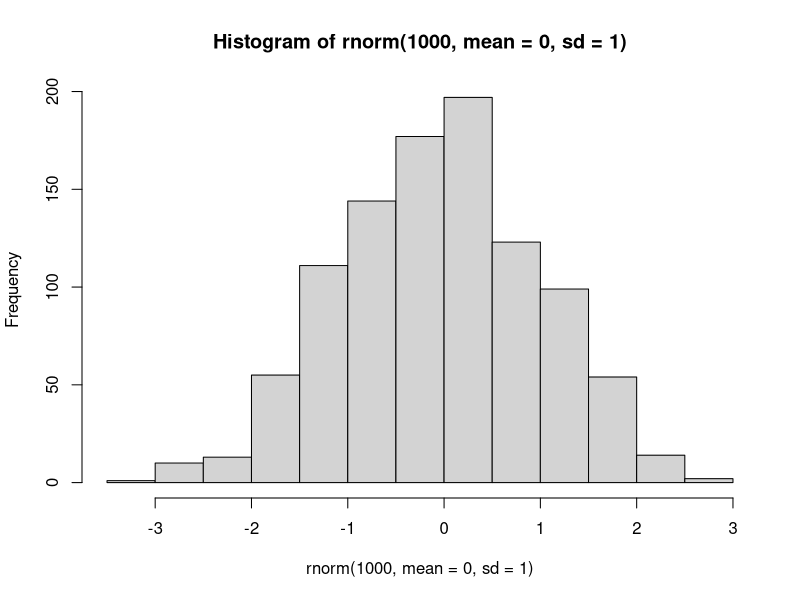
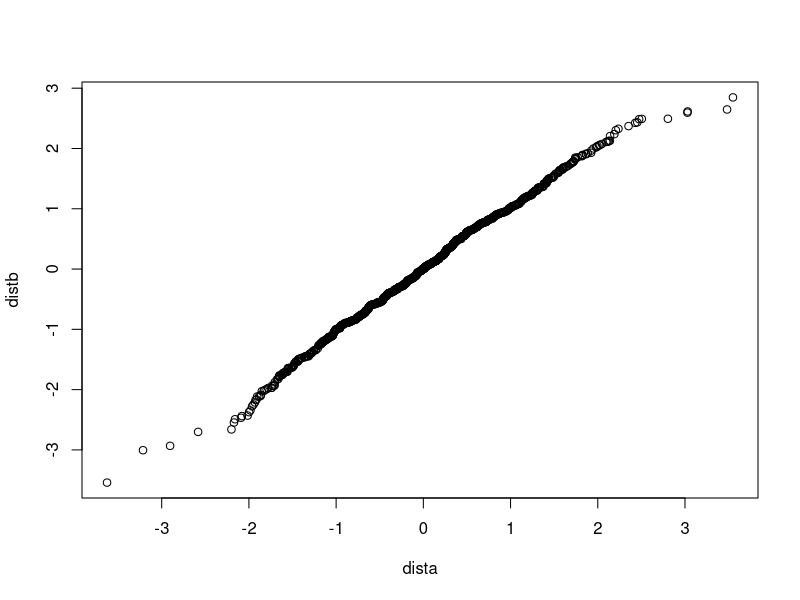
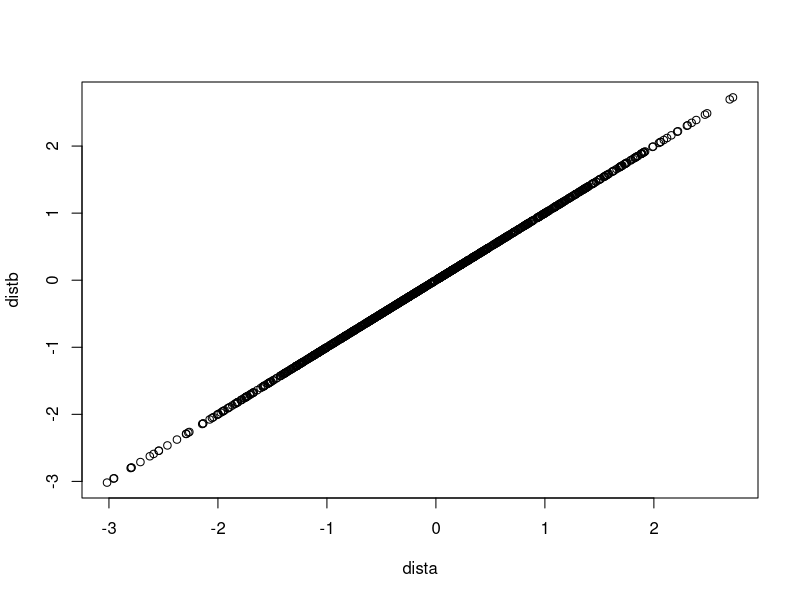
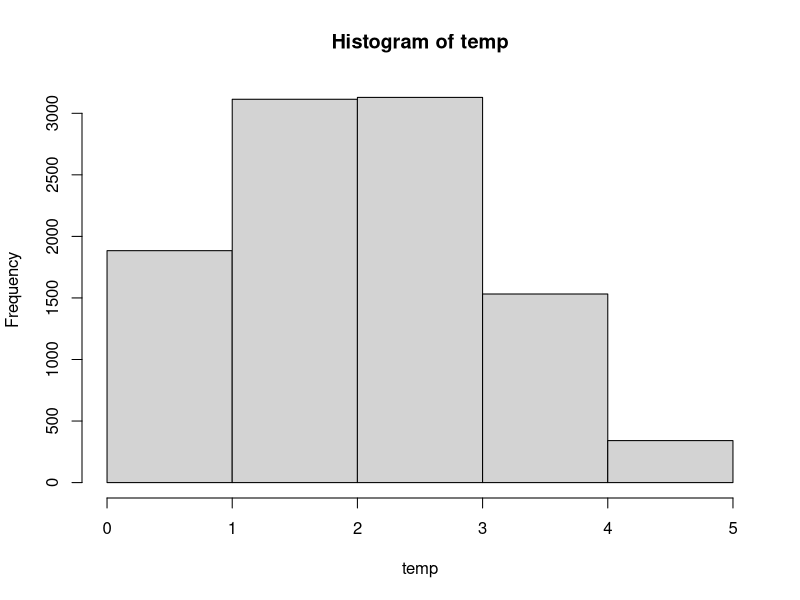
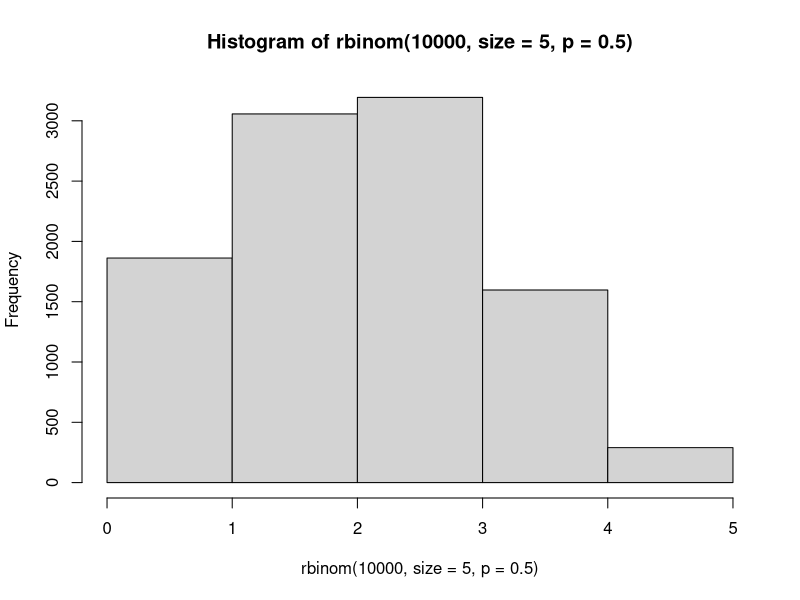
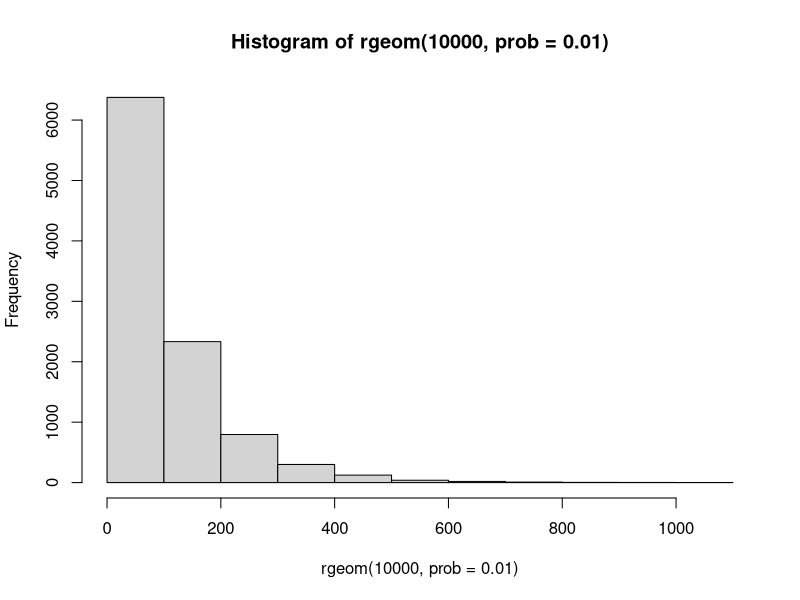
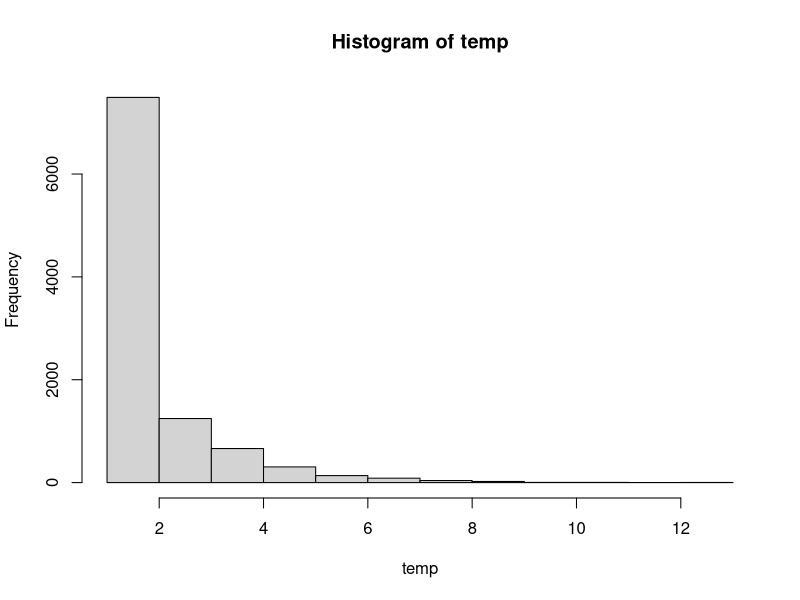
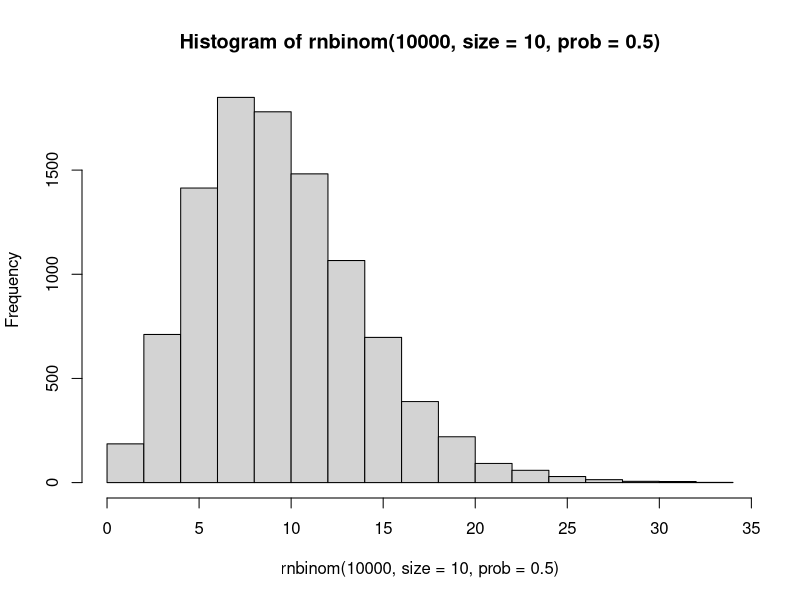

Recreate these plots in R, in order. (Note: this script raises an error after producing the figures.)
## ---- chunk 1

library(tidyverse)

## ---- chunk 2

set.seed(61916)

pnorm(0, mean = 0, sd = 1)
qnorm(0.5, mean = 0, sd = 1)
dnorm(0, mean = 0, sd = 1)

hist(rnorm(1000, mean = 0, sd = 1))


## ---- chunk 3

dista <- rnorm(1000, mean = 0, sd = 1)
distb <- rnorm(1000, mean = 0, sd = 1)
qqplot(dista, distb)

## ---- chunk 4
set.seed(61916)
dista <- rnorm(1000, mean = 0, sd = 1)
set.seed(61916)
distb <- rnorm(1000, mean = 0, sd = 1)
qqplot(dista, distb)

## ---- chunk 5

rbernoulli(5, p = 0.5)

## ---- chunk 6

set.seed(61916)

# simulation by bernoulli

temp <- rep(NA, 10000)

for(i in 1:10000){
  temp[i] <- sum(rbernoulli(5, p = 0.5))
}

hist(temp, breaks = 5)


# simulation by negative binomial

hist(rbinom(10000, size=5,  p=0.5), breaks = 5)


## ---- chunk 7


## ---- chunk 8

hist(rgeom(10000, prob = 0.01))

## ---- chunk 9

temp <- rep(NA, 10000)

for(i in 1:10000){
  temp[i] <- min(which(rbernoulli(100, p = 0.5)))
}
  
hist(temp)

## ---- chunk 10

hist(rnbinom(10000, size = 10, prob = 0.5))
hist(rnbinom(10000, size = 100, prob = 0.5))
hist(rnbinom(10000, size = 1000, prob = 0.5))

## ---- chunk 11

hist(rpois(10000, 5))
hist(rpois(10000, 10))
hist(rpois(10000, 100))
hist(rpois(10000, 1000))

## ---- chunk 12

# drawing from the center of the distribution -> high variance
temp <- rmultinom(100, 60, c(0.25, 0.25, 0.25, 0.25))
pheatmap(t(temp))

# drawing the the edges of the distribution -> very little variance
temp <- rmultinom(100, 60, c(0.9, 0.05, 0.025, 0.025))
pheatmap(t(temp))

## ---- chunk 13

set.seed(61916)

out_max <- rep(NA,500)
out_maxstep <- rep(NA,500)
out_steps <- array()

for(i in 1:500){
  
  temp  <- cumsum(ifelse(rbernoulli(10000, p = 0.5),-1,1)) 

  #out_maxstep[i] <- max(abs(temp))
  out_maxstep[i] <- which.max(temp)
  
}

#qplot(out_max, main = 'Max Dist from Origin')
qplot(out_maxstep, main = 'Step At Max Dist from Origin')

## ---- chunk 14

## ---- chunk 15

